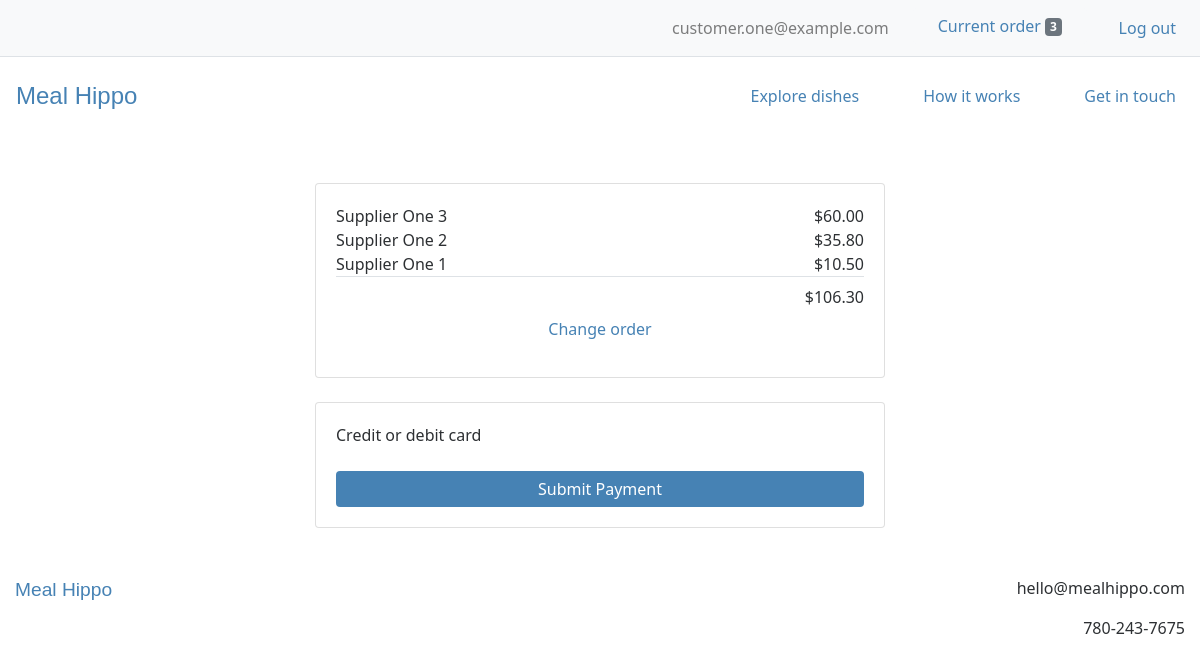
/order/payment (signed in), run on the app's committed database.
### users/models.py (models this page shows, shortened)
class CustomUser(AbstractBaseUser):
    email = models.EmailField(unique=True)
    is_active = models.BooleanField(default=True)
    is_admin = models.BooleanField(default=False)
    objects = CustomUserManager()
    USERNAME_FIELD = 'email'
    REQUIRED_FIELDS = []

### webplatform/models.py (models this page shows, shortened)
class Order(models.Model):
    user = models.ForeignKey(settings.AUTH_USER_MODEL, on_delete=models.CASCADE)
    items = models.ManyToManyField(OrderItem)
    delivery_date = models.DateField(null=True, default=timezone.now)
    delivery_time = models.TimeField(null=True, default=timezone.now)
    is_completed = models.BooleanField(default=False)
    payment = models.ForeignKey(Payment, on_delete=models.SET_NULL, blank=True, null=True)
    created_at = models.DateTimeField(auto_now_add=True)
    modified_at = models.DateTimeField(auto_now=True)
    def get_total_order_price(self):
        total_order_price = 0
        for item in self.items.all():
            total_order_price += item.get_total_item_price()
        return total_order_price

class OrderItem(models.Model):
    user = models.ForeignKey(settings.AUTH_USER_MODEL, on_delete=models.CASCADE)
    item = models.ForeignKey(Item, on_delete=models.CASCADE)
    quantity = models.IntegerField(default=1)
    is_completed = models.BooleanField(default=False)
    def get_total_item_price(self):
        return self.quantity * self.item.price

class Item(models.Model):
    supplier = models.ForeignKey(Supplier, on_delete=models.CASCADE)
    name = models.CharField(max_length=100)
    description = models.TextField()
    price = models.FloatField()
    is_active = models.BooleanField()
    created_at = models.DateTimeField(auto_now_add=True)
    modified_at = models.DateTimeField(auto_now=True)

### webplatform/views.py (the view, shortened to what this page needs)
# urls.py: path('order/payment', views.OrderPaymentView.as_view(), name='order_payment_view'),
class OrderPaymentView(LoginRequiredMixin, View):
    def get(self, *args, **kwargs):
        order = models.Order.objects.get(user=self.request.user, is_completed=False)
        order_items = order.items.all()
        context = {
            'order': order,
            'order_items': order_items,
        }
        return render(self.request, 'webplatform/order_payment_view.html', context)

### webplatform/templatetags/cart_templatetags.py (called while the page is built)
@register.filter
def cart_item_count(user):
    if user.is_authenticated:
        queryset = models.Order.objects.filter(user=user, is_completed=False)
        if queryset.exists():
            return queryset[0].items.count()
    return 0

### webplatform/templates/webplatform/order_payment_view.html (shortened to what this page needs)
{% extends 'base.html' %}
{% load static %}
{% load crispy_forms_tags %}
{% load humanize %}
{% block content %}
<div class="container-fluid my-5">
  <div class="row">
    <div class="col-lg-6 offset-lg-3 col-md-8 offset-md-2 col-12">
      <div class="card">
        <div class="card-body">
          <div class="container">
            {% for order_item in order_items %}
              <div class="row">
                <div class="col text-left px-0">
                  {{ order_item.item.name }}
                </div>
                <div class="col text-right px-0">
                  ${{ order_item.get_total_item_price|floatformat:2|intcomma }}
                </div>
              </div>
            {% endfor %}
          </div>
          <div class="container">
            <div class="row border-top py-2">
              <div class="col text-right px-0">
                ${{ order.get_total_order_price|floatformat:2|intcomma }}
              </div>
            </div>
          </div>
          <p class="text-center"><a href="{% url 'webplatform:order_items_view' %}">Change order</a></p>
        </div>
      </div>
      <div class="card mt-4">
        <div class="card-body">
          <form action="" method="post" id="payment-form">
            <div class="mb-3">
            	<label for="card-element">
            		Credit or debit card
            	</label>
            </div>
            <button class="btn btn-primary w-100">Submit Payment</button>
          </form>
        </div>
      </div>
    </div>
  </div>
</div>
{% endblock %}

### templates/base.html (shortened to what this page needs)
{% load static %}
{% load cart_templatetags %}
<!DOCTYPE html>
<html lang="en" dir="ltr">
  <head>
    <link rel="stylesheet" href="https://stackpath.bootstrapcdn.com/bootstrap/4.4.1/css/bootstrap.min.css">
    <link rel="stylesheet" type="text/css" href="{% static 'style.css' %}">
  </head>
  <body>
    {% if user.is_authenticated %}
      <nav class="navbar navbar-expand-md navbar-light border-bottom bg-light">
          <ul class="navbar-nav ml-auto">
            <li class="nav-item ml-4">
              <span class="navbar-text">
                {{ request.user.email }}
              </span>
            </li>
            <li class="nav-item ml-4">
              <a href="{% url 'webplatform:order_items_view' %}">
                <button type="button" class="btn btn-light">
                  Current order <span class="badge badge-secondary">{{ request.user|cart_item_count }}</span>
                </button>
              </a>
            </li>
            <li class="nav-item ml-4">
              <a class="nav-link" href="{% url 'logout' %}">Log out</a>
            </li>
          </ul>
      </nav>
    {% endif %}
    <nav class="navbar navbar-expand-md navbar-light py-3">
      <a class="navbar-brand" href="{% url 'webplatform:home_view' %}">Meal&nbsp;Hippo</a>
      <div class="collapse navbar-collapse" id="navbarText">
        <ul class="navbar-nav ml-auto">
          <li class="nav-item ml-5">
            <a class="nav-link" href="{% url 'webplatform:order_items_view' %}">Explore dishes</a>
          </li>
          <li class="nav-item ml-5">
            <a class="nav-link" href="{% url 'webplatform:support_view' %}">How it works</a>
          </li>
          <li class="nav-item ml-5">
            <a class="nav-link" href="{% url 'webplatform:contact_view' %}">Get in touch</a>
          </li>
        </ul>
      </div>
    </nav>
    {% block content %}
    {% endblock %}
    <footer>
      <div class="container-fluid text-center my-4">
        <div class="row">
          <div class="col-sm text-sm-left mb-4">
            <span class="logo">
              <a href="{% url 'webplatform:home_view' %}">Meal&nbsp;Hippo</a>
            </span>
          </div>
          <div class="col-sm text-sm-right">
            <p>hello@mealhippo.com</p>
            <p>780-243-7675</p>
          </div>
        </div>
      </div>
    </footer>
  </body>
</html>

### static/style.css (style rules this page uses)
body { color: #2D3033; font-family: "Lucida Grande", "Lucida Sans Unicode", "Lucida Sans", "Segoe UI", Geneva, Frutiger, Verdana, "Helvetica Neue", Arial, sans-serif; font-size: 16px; }
a, .btn-link { color: steelblue; }
.navbar-light .navbar-brand, .logo a { color: steelblue; font-size: 1.5em; font-family: "Arial Rounded MT Bold", "Helvetica Rounded", Arial, sans-serif; }
.logo a { font-size: 1.2em; }
.navbar-nav .nav-item a.nav-link { color: steelblue; }
.btn-primary { background: steelblue; border: none; padding-left: 25px; padding-right: 25px; }
.btn-light { color: steelblue; border: none; padding-left: 25px; padding-right: 25px; }

### data on the page
CustomUser: user.email "customer.one@example.com", user|cart_item_count "3"
OrderItem: item.name "Supplier One 3", get_total_item_price "60.00"
OrderItem: item.name "Supplier One 2", get_total_item_price "35.80"
OrderItem: item.name "Supplier One 1", get_total_item_price "10.50"
Order: get_total_order_price "106.30"
